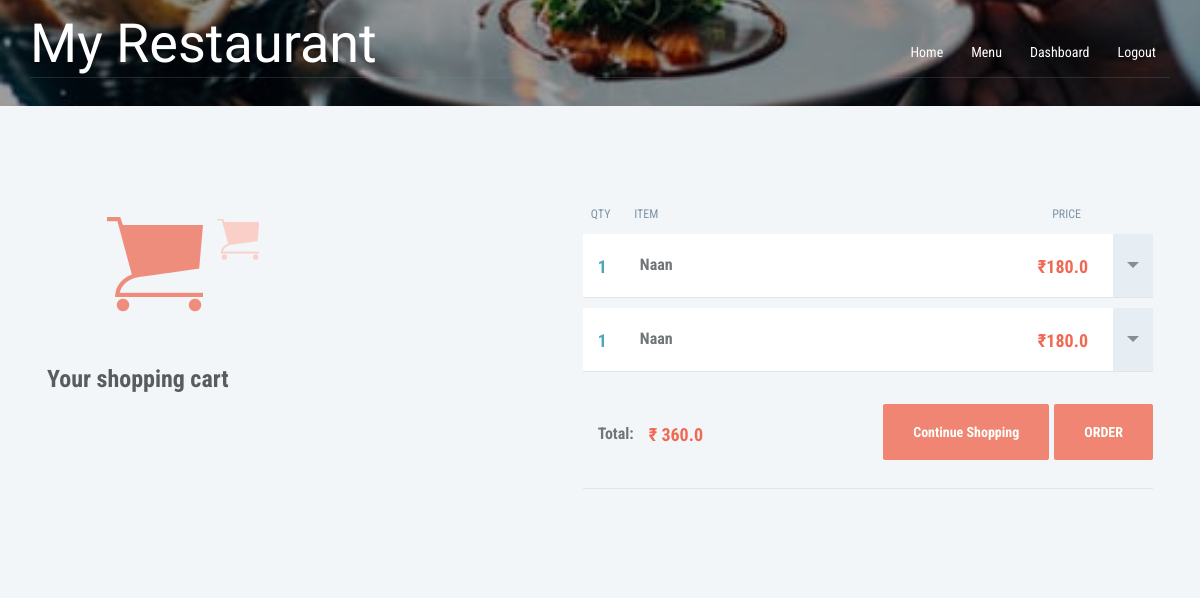
The page /cart/ (signed in) on the database its author committed.
### hotel/models.py (models this page shows, shortened)
class Cart(models.Model):
    quantity = models.IntegerField(default=1)
    food = models.ForeignKey(Food, on_delete=models.CASCADE)
    user = models.ForeignKey(User, on_delete=models.CASCADE)

class Food(models.Model):
    indian = 'Negros Best Food'
    south = 'Manila Best Food'
    gujarati = 'Cebu Best Food'
    punjabi = 'Iloilo Best Food'
    fast = 'Aklan Food'
    COURSE = (
        (indian,indian),
        (south,south),
        (gujarati,gujarati),
        (punjabi,punjabi),
        (fast,fast),
    )
    disabled = 'Disabled'
    enabled = 'Enabled'
    STATUS = (
        (disabled, disabled),
        (enabled, enabled),
    )
    name = models.CharField(max_length=250)
    course = models.CharField(max_length = 50, choices = COURSE)
    status = models.CharField(max_length=50, choices=STATUS)
    content_description = models.TextField()
    base_price = models.FloatField()
    sale_price = models.FloatField(default=base_price)
    discount = models.DecimalField(default=0, decimal_places=2, max_digits=5)
    image = models.FileField(blank=True, null =True)
    num_order = models.IntegerField(default=0)

### hotel/views.py (the view)
# urls.py: url(r'^cart/$', views.cart, name='cart'),
@login_required
def cart(request):
    user = User.objects.get(id=request.user.id)
    items = Cart.objects.filter(user=user)
    total = 0
    for item in items:
        total += item.food.sale_price
    return render(request, 'cart.html', {'items': items, 'total':total})

### hotel/templates/cart.html (shortened to what this page needs)
{% load static %}
{% include "includes/landing_top.html" %}
{% load mathfilters %}
<body>
	<div  class="bg-img">
		{% include "includes/banner1.html" %}
	</div>
        <div style="height:100px;"></div>
		<div class="container text-center">
			<div class="col-md-5 col-sm-12">
				<div class="bigcart"></div>
				<h1>Your shopping cart</h1>
			</div>
			<div class="col-md-7 col-sm-12 text-left">
				<ul>
					<li class="row list-inline columnCaptions">
						<span>QTY</span>
						<span>ITEM</span>
						<span>Price</span>
					</li>
                    {% for item in items %}
					<li class="row">
						<span class="quantity">{{item.quantity}}</span>
						<span class="itemName">{{item.food.name}}</span>
                        <span class="popbtn"><a class="arrow" id="{{item.id}}"></a></span>
                        <span class="price"> ₹{{ item.food.sale_price|mul:item.quantity }}</span>
                    </li>
                    {% endfor %}
                    <li class="row totals">
						<span class="itemName">Total:</span>
						<span class="price">₹ {{total}}</span>
						<span class="order"> <a class="text-center" href="{% url 'hotel:placeOrder' %}">ORDER</a></span>
						<span class="order"> <a class="text-center" href="{% url 'hotel:menu' %}">Continue Shopping</a></span>
					</li>
				</ul>
			</div>
		</div>
	</body>
</html>

### hotel/static/assets/css/custom.css (style rules this page uses)
body { font-size : 14px; background-color: #f2f6f9; }
ul { list-style-type: none; }
.container.text-center { padding: 0 32px; }
.col-md-5.col-sm-12 { padding: 0; }
.col-md-5.col-sm-12 h1 { color: #595c5f; font-size: 24px; font-weight: bold; margin-bottom:30px; text-align: left; }
.bigcart { background:url(../images/sprite.png); background-position: 0px 11px; background-repeat:no-repeat; width: 155px; height: 120px; margin:0 0 40px 60px; }
.col-md-7.col-sm-12 { padding-left: 50px ; margin-bottom: 72px; }
.row { box-shadow: 0 1px 0 #e1e5e8; padding-bottom :0; padding-left: 15px; background-color: #ffffff; margin-bottom: 11px; }
.row span { padding: 20px 0 6px 0; }
.columnCaptions { color: #7e93a7; font-size:12px; text-transform: uppercase; padding: 0; box-shadow: 0 0 0; background-color: #f2f6f9; }
.columnCaptions span:first-child { padding-left:8px; }
.columnCaptions span { padding: 0 21px 0 0; }
.columnCaptions span:last-child { float: right; padding-right: 72px; }
.itemName { color: #727578; font-size :16px; font-weight: bold; float: left; padding-left:25px; }
.quantity { color: #4ea6bc; font-size :18px; font-weight: bold; float : left; width: 42px; padding-left: 7px; }
.popbtn { background-color: #e6edf3; margin-left: 25px; height: 63px; width: 40px; padding: 32px 0 0 14px !important; float: right; cursor: pointer; }
.arrow { width: 0; height: 0; border-left: 6px solid transparent; border-right: 6px solid transparent; border-top: 6px solid #858e97; }
.price { color: #f06953; font-size :18px; font-weight: bold; float: right; }
.totals { background-color: #f2f6f9; }
.totals span { padding: 40px 15px 40px 0; }
.totals .price { float: left; }
.totals .itemName { margin-top: 1px; }
.totals .order { float: right; padding: 0; margin-top: 40px; padding-left: 5px; cursor: pointer; }
.order a { background-color: #f08573; color: #fbfffa; font-weight: bold; border-radius: 2px; padding: 20px 30px; }

### rows shown on the page
Cart: quantity "1", food.name "Naan", food.sale_price|mul "180.0"
Cart: quantity "1", food.name "Naan", food.sale_price|mul "180.0"

### other values the page prints
{{ total }} "360.0"
